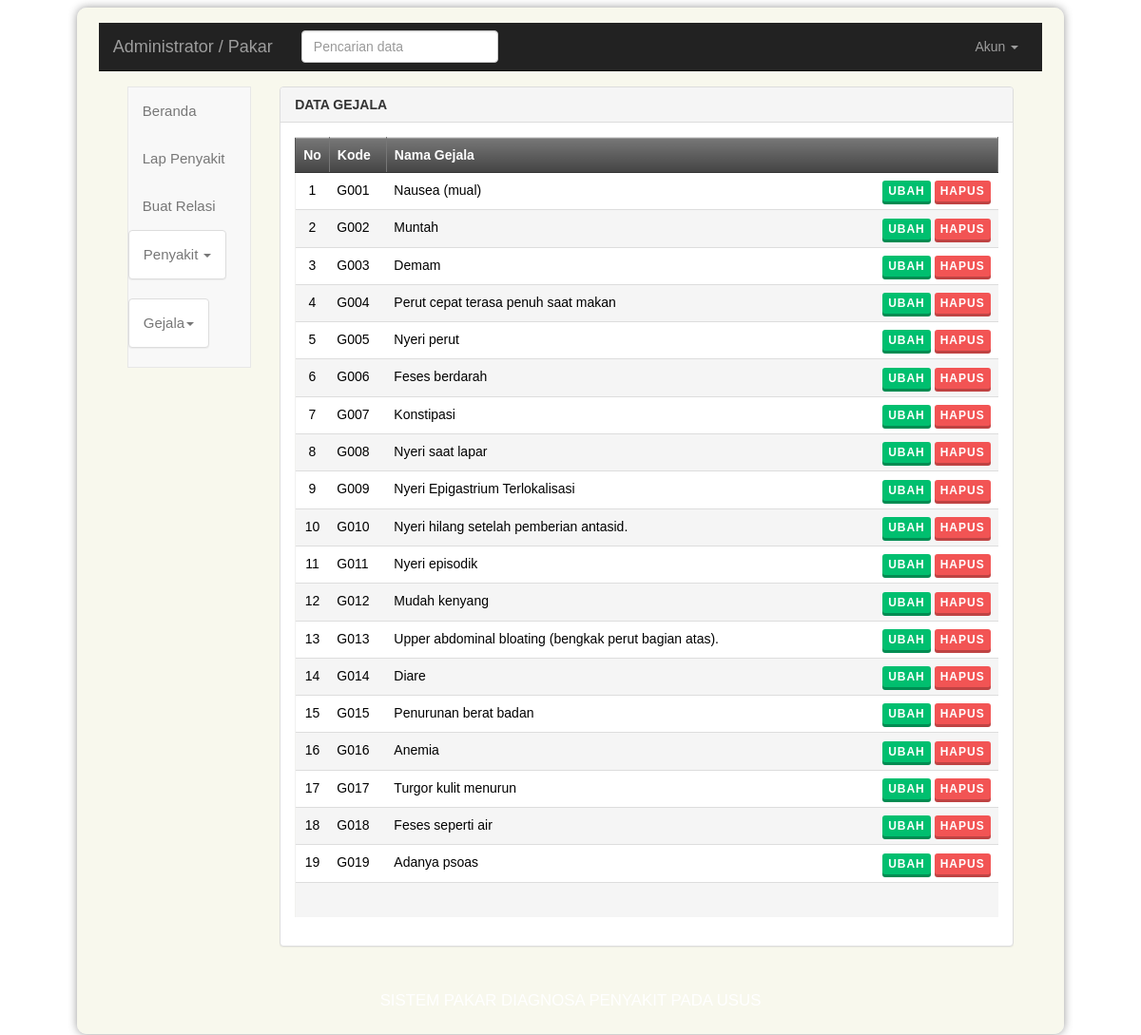
Screenshot of /pakar/GejalaTampil.php (signed in) with the database file from the repository.
### tables this page shows
CREATE TABLE `gejala` (
  `kd_gejala` varchar(4) NOT NULL,
  `nm_gejala` varchar(100) DEFAULT NULL
);

### pakar/GejalaTampil.php (the view, shortened to what this page needs)
<?php
include "../lib/inc.koneksidb.php";
?>
<!DOCTYPE html>
<html>
<head>
    <link rel="stylesheet" type="text/css" href="../css/style.css" />
    <link rel="stylesheet" type="text/css" href="../css/buttons.css" />
</head>
<body>
  <div class="container-fluid">
    <div class="isi"><br>
<nav class="navbar navbar-inverse navbar-static-top">
    <div class="container-fluid">
    <div class="navbar-header">
      <a class="navbar-brand" href="#">
        Administrator / Pakar
      </a>
    </div>
    <div class="collapse navbar-collapse" id="bs-example-navbar-collapse-1">
      <div class="navbar-form navbar-left">
        <div class="form-group">
          <input id="search" type="search" class="form-control" placeholder="Pencarian data">
        </div>
    </div>
      <ul class="nav navbar-nav navbar-right">
        <li class="dropdown">
          <a href="#" class="dropdown-toggle" data-toggle="dropdown" role="button" aria-expanded="false">
            Akun
            <span class="caret"></span></a>
          </li>
        </ul>
      </div>
    </div>
  </nav> </br>
  <div class="container-fluid main-container">
      <div class="col-md-2 sidebar">
        <div class="row">
   <div class="collapse navbar-collapse" id="bs-example-navbar-collapse-2">
  <div class="side-menu">
    <nav class="navbar navbar-default" role="navigation">
      <div class="side-menu-container">
        <ul class="nav navbar-nav">
          <li><a href="index.php">Beranda</a></li>
          <li><a href="LapPenyakitSemua.php">Lap Penyakit</a></li>
          <li><a href="RelasiAddPilih.php">Buat Relasi</a></li>
          <li class="panel panel-default" id="dropdown">
            <a data-toggle="collapse" href="#dropdown-penyakit">
             Penyakit <span class="caret"></span>
            </a>
          </li>
          <li class="panel panel-default" id="dropdown">
            <a data-toggle="collapse" href="#dropdown-gejala">
             Gejala<span class="caret"></span>
            </a>
          </li>
        </ul>
      </div>
    </nav>
  </div>
</div>
  </div>
</div>
      <div class="col-md-10 content">
          <div class="panel panel-default">
  <div class="panel-heading">
<b>DATA GEJALA</b>
  </div>
  <div class="panel-body">
    <table class="table table-striped" id="table">
   <tr>
    <th width="23" align="center">No</th>
    <th width="60">Kode</th>
    <th width="400" colspan="2">Nama Gejala</th>
  </tr>
  <?php
  $sql = "SELECT * FROM gejala ORDER BY kd_gejala";
  $qry = mysql_query($sql, $koneksi)  or die ("SQL Error".mysql_error());
  $no = 0;
  while ($data=mysql_fetch_array($qry)) {
  $no++;
  ?>
  <tr>
    <td align="center"><?php echo $no; ?></td>
    <td><?php echo $data['kd_gejala']; ?></td>
    <td><?php echo $data['nm_gejala']; ?></td>
    <td align="right">
    <a class="btn btn-xs btn-success raised" href="GejalaEditFm.php?kdubah=<?php echo $data['kd_gejala']; ?>" target="_self">Ubah</a>
    <a class="btn btn-xs btn-danger raised" href="GejalaHapus.php?kdhapus=<?php echo $data['kd_gejala']; ?>" target="_self">Hapus</a></td>
  </tr>
  <?php
  }
  ?>
  <tr>
    <td>&nbsp;</td>
    <td>&nbsp;</td>
    <td>&nbsp;</td>
    <td>&nbsp;</td>
  </tr>
</table>
</div>
</div>
      </div>
    </div>
<div class="bawah"><div class="copy">
            <p> Sistem Pakar Diagnosa Penyakit Pada Usus </p>
        </div>
    </div>
</div>
</div>
</body>
</html>

### css/buttons.css (style rules this page uses)
.btn { padding: 14px 24px; border: 0 none; font-weight: 700; letter-spacing: 1px; text-transform: uppercase; }
.btn-success { background: #00bf6f; color: #ffffff; }
.btn-danger { background: #f25454; color: #ffffff; }
.btn-success.raised { box-shadow: 0 3px 0 0 #008c52; }
.btn-danger.raised { box-shadow: 0 3px 0 0 #bf4343; }
.btn-xs, .btn-group-xs > .btn { padding: 2px 6px; }

### rows the page displays
gejala: kd_gejala "G001", nm_gejala "Nausea (mual)"
gejala: kd_gejala "G002", nm_gejala "Muntah"
gejala: kd_gejala "G003", nm_gejala "Demam"
gejala: kd_gejala "G004", nm_gejala "Perut cepat terasa penuh saat makan"
gejala: kd_gejala "G005", nm_gejala "Nyeri perut"
gejala: kd_gejala "G006", nm_gejala "Feses berdarah"
gejala: kd_gejala "G007", nm_gejala "Konstipasi"
gejala: kd_gejala "G008", nm_gejala "Nyeri saat lapar"
gejala: kd_gejala "G009", nm_gejala "Nyeri Epigastrium Terlokalisasi"
gejala: kd_gejala "G010", nm_gejala "Nyeri hilang setelah pemberian antasid."
gejala: kd_gejala "G011", nm_gejala "Nyeri episodik"
gejala: kd_gejala "G012", nm_gejala "Mudah kenyang"
gejala: kd_gejala "G013", nm_gejala "Upper abdominal bloating (bengkak perut bagian atas)."
gejala: kd_gejala "G014", nm_gejala "Diare"
gejala: kd_gejala "G015", nm_gejala "Penurunan berat badan"
gejala: kd_gejala "G016", nm_gejala "Anemia"
gejala: kd_gejala "G017", nm_gejala "Turgor kulit menurun"
gejala: kd_gejala "G018", nm_gejala "Feses seperti air"
gejala: kd_gejala "G019", nm_gejala "Adanya psoas"
